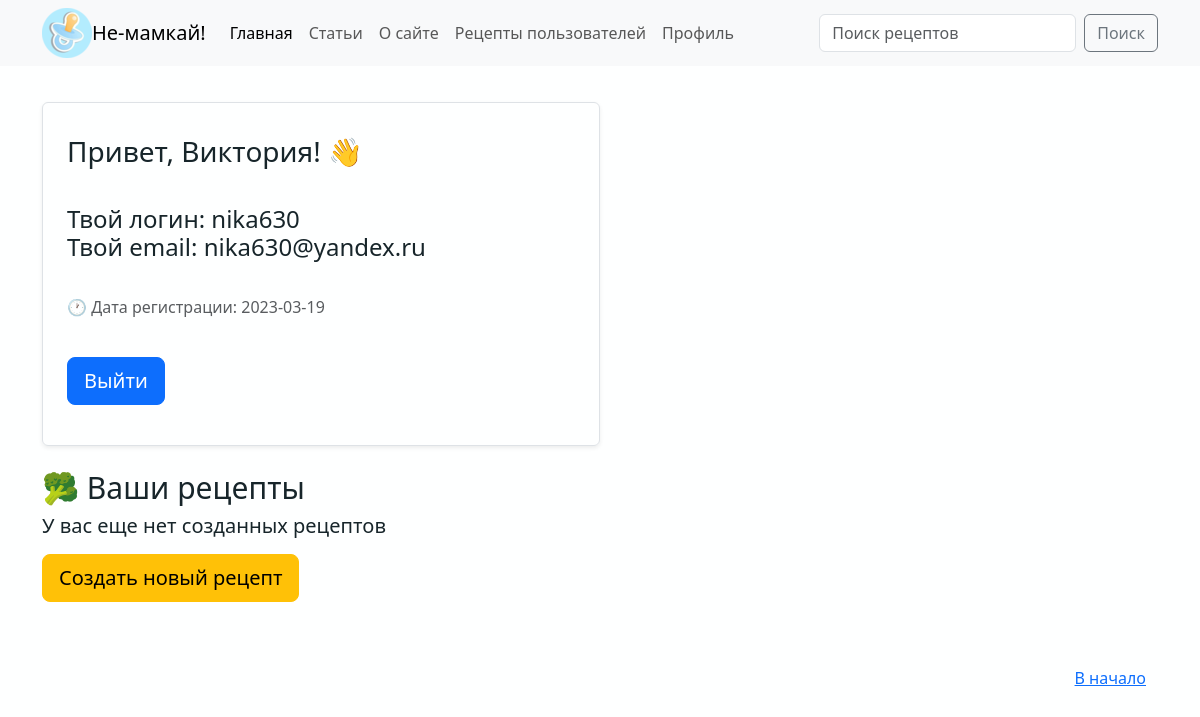
/account (signed in), run on the app's committed database.
### server.py (models this page shows, shortened)
class Users(db.Model, UserMixin):
    id = db.Column(db.Integer, primary_key=True)
    login = db.Column(db.String(20), nullable=False, unique=True)
    usr_name = db.Column(db.String(100), nullable=False)
    email = db.Column(db.String(100), nullable=False, unique=True)
    date = db.Column(db.DateTime, default=dt.utcnow)
    password_hash = db.Column(db.String(100))
    @property
    def password(self):
        raise AttributeError('ошибка при создании пароля')

### server.py (the view)
@app.route('/account', methods=['GET', 'POST'])
@login_required
def account():
    usr_recipe = Posts.query.filter_by(creator=current_user.login)
    return render_template('account.html', usr_recipe=usr_recipe)

### server.py
class SearchForm(FlaskForm):
    searched = StringField("Поиск рецепта", validators=[DataRequired()])
    submit = SubmitField('Поиск')

### server.py (called while the page is built)
@login_manager.user_loader
def load_user(user_id):
    return Users.query.get(int(user_id))

@app.context_processor
def base():
    form = SearchForm()
    return dict(form=form)

### templates/account.html (shortened to what this page needs)
{% extends 'base.html' %}
{% block body %}
<br>
<div class="container">
    <div class="col-md-6">
      <div class="row g-0 border rounded overflow-hidden flex-md-row mb-4 shadow-sm h-md-250 position-relative">
        <div class="col p-4 d-flex flex-column position-static">
          <h3 class="mb-0">Привет, {{ current_user.usr_name }}! 👋</h3>
          <br>
          <p class="card-text mb-auto fs-4">Твой логин: {{ current_user.login }}</p>
          <p class="card-text mb-auto fs-4">Твой email: {{ current_user.email }}</p> <br/>
          <div class="mb-1 text-muted fs-6">🕐 Дата регистрации: {{ current_user.date.date() }}</div>
          <br/><p><a class="btn btn-lg btn-primary" href="{{ url_for('logout')}}">Выйти</a></p>
        </div>
        </div>
          <h1>🥦 Ваши рецепты</h1>
        {% if usr_recipe == None %}
            {% for el in usr_recipe %}
            <div class="alert alert-info">
                <h2 class="fs-2 fw-bolder">{{ el.title }}</h2>
                <p class="fs-5 fw-light">{{ el.food }}</p>
                <p class="fs-6 text-end">Создал: {{ el.creator }}<br>Дата: {{ el.date.date() }}</p>
                <a href="/user_recipe/{{ el.id }}" class="btn btn-primary">Подробнее</a>
            </div>
            {% endfor %}
        {% else %}
            <p class="fs-5 fw-light">У вас еще нет созданных рецептов</p>
            <p><a class="btn btn-lg btn-warning" href="/user_recipe/new_recipe">Создать новый рецепт</a></p>
        {% endif %}
    </div>
</div>
{% endblock %}

### static/css/style.css (style rules this page uses)
h1 { color: #17252A; font-size:30px; }
body { background: #FEFFFF; }

### data on the page
Users: usr_name "Виктория", login "nika630", email "nika630@yandex.ru", date "2023-03-19"
